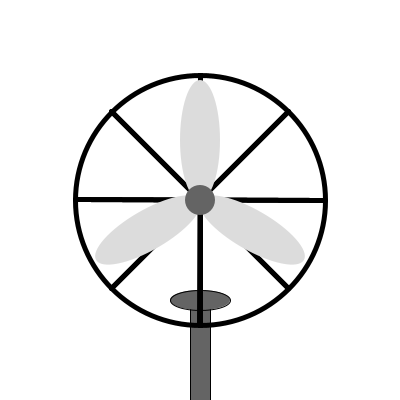
Frame 1 (no input)
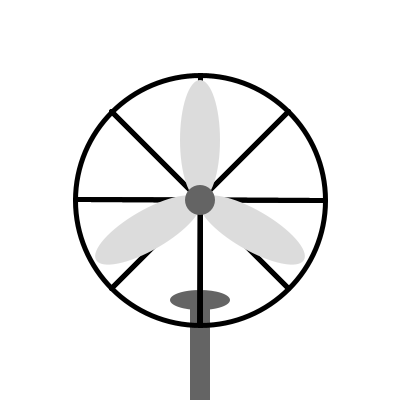
Frame 60 (the mouse pressed at the canvas centre just before this capture)
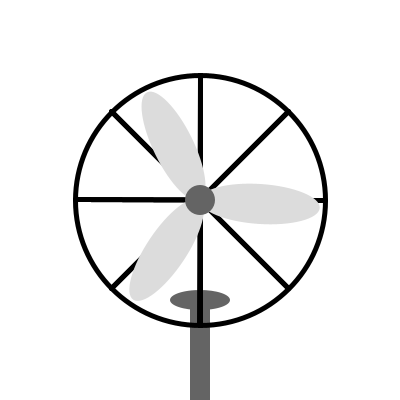
Frame 120 (the mouse held since frame 60 and released just before this capture)

The Processing sketch that drew these frames (run headless with seeded random() and noise(); from frame 60 on, the mouse is pressed at the canvas centre):

// Processing sketch: sketch_2d_gerak
// ── sketch_2d_gerak.pde
float angle = 0;
boolean isOn = false;
float speed = 0;
color baseColor, cageColor, bladeColor;

void setup() {
  size(400, 400);
  baseColor = color(100, 100, 100);
  cageColor = color(180, 180, 180);
  bladeColor = color(220, 220, 220);
}

void draw() {
  background(255);
  
  // Gambar tiang kipas
  fill(baseColor);
  rect(190, 300, 20, 100);
  
  // Gambar base kipas
  ellipse(200, 300, 60, 20);
  
  translate(200, 200);
  
  // Gambar sangkar kipas
  noFill();
  stroke(0);
  strokeWeight(5);
  ellipse(0, 0, 250, 250);
  for (int i = 0; i < 8; i++) {
    pushMatrix();
    rotate(TWO_PI * i / 8);
    line(0, -125, 0, 125);
    popMatrix();
  }
  
  // Putar kipas
  rotate(angle);
  
  // Gambar baling-baling kipas
  noStroke();
  fill(bladeColor);
  for (int i = 0; i < 3; i++) {
    pushMatrix();
    rotate(TWO_PI * i / 3);
    ellipse(0, -60, 40, 120);
    popMatrix();
  }
  
  // Gambar pusat kipas
  fill(baseColor);
  ellipse(0, 0, 30, 30);
  
  // Update kecepatan dan sudut
  if (isOn) {
    speed = lerp(speed, 0.15, 0.02);
  } else {
    speed = lerp(speed, 0, 0.02);
  }
  angle += speed;
}

void mousePressed() {
  isOn = !isOn;
}
